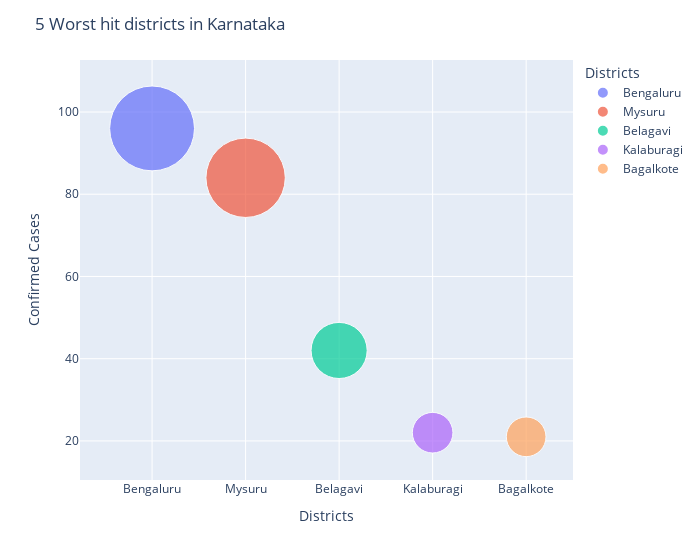

The code cell stored with this chart in its notebook:
### Code cell
fig = px.scatter(sortedDistrict.head(), x="Districts", y="Confirmed", size="Confirmed", color="Districts",
               hover_name="Districts", size_max=60)
fig.update_layout(
    title=str(5) +" Worst hit districts in Karnataka",
    xaxis_title="Districts",
    yaxis_title="Confirmed Cases",
    width = 700
    )
fig.show();

### Figure 1 — Plotly figure (JSON) as saved in the notebook; plotly's stock layout.template omitted (floating-point values rounded to 4 significant figures)
{"data": [{"hovertemplate": "<b>%{hovertext}</b><br><br>Districts=%{x}<br>Confirmed=%{marker.size}<extra></extra>", "hovertext": ["Bengaluru"], "legendgroup": "Bengaluru", "marker": {"color": "#636efa", "size": [96], "sizemode": "area", "sizeref": 0.02667, "symbol": "circle"}, "mode": "markers", "name": "Bengaluru", "showlegend": true, "type": "scatter", "x": ["Bengaluru"], "xaxis": "x", "y": [96], "yaxis": "y"}, {"hovertemplate": "<b>%{hovertext}</b><br><br>Districts=%{x}<br>Confirmed=%{marker.size}<extra></extra>", "hovertext": ["Mysuru"], "legendgroup": "Mysuru", "marker": {"color": "#EF553B", "size": [84], "sizemode": "area", "sizeref": 0.02667, "symbol": "circle"}, "mode": "markers", "name": "Mysuru", "showlegend": true, "type": "scatter", "x": ["Mysuru"], "xaxis": "x", "y": [84], "yaxis": "y"}, {"hovertemplate": "<b>%{hovertext}</b><br><br>Districts=%{x}<br>Confirmed=%{marker.size}<extra></extra>", "hovertext": ["Belagavi"], "legendgroup": "Belagavi", "marker": {"color": "#00cc96", "size": [42], "sizemode": "area", "sizeref": 0.02667, "symbol": "circle"}, "mode": "markers", "name": "Belagavi", "showlegend": true, "type": "scatter", "x": ["Belagavi"], "xaxis": "x", "y": [42], "yaxis": "y"}, {"hovertemplate": "<b>%{hovertext}</b><br><br>Districts=%{x}<br>Confirmed=%{marker.size}<extra></extra>", "hovertext": ["Kalaburagi"], "legendgroup": "Kalaburagi", "marker": {"color": "#ab63fa", "size": [22], "sizemode": "area", "sizeref": 0.02667, "symbol": "circle"}, "mode": "markers", "name": "Kalaburagi", "showlegend": true, "type": "scatter", "x": ["Kalaburagi"], "xaxis": "x", "y": [22], "yaxis": "y"}, {"hovertemplate": "<b>%{hovertext}</b><br><br>Districts=%{x}<br>Confirmed=%{marker.size}<extra></extra>", "hovertext": ["Bagalkote"], "legendgroup": "Bagalkote", "marker": {"color": "#FFA15A", "size": [21], "sizemode": "area", "sizeref": 0.02667, "symbol": "circle"}, "mode": "markers", "name": "Bagalkote", "showlegend": true, "type": "scatter", "x": ["Bagalkote"], "xaxis": "x", "y": [21], "yaxis": "y"}], "layout": {"legend": {"itemsizing": "constant", "title": {"text": "Districts"}, "tracegroupgap": 0}, "margin": {"t": 60}, "title": {"text": "5 Worst hit districts in Karnataka"}, "width": 700, "xaxis": {"anchor": "y", "categoryarray": ["Bengaluru", "Mysuru", "Belagavi", "Kalaburagi", "Bagalkote"], "categoryorder": "array", "domain": [0, 1], "title": {"text": "Districts"}}, "yaxis": {"anchor": "x", "domain": [0, 1], "title": {"text": "Confirmed Cases"}}}}
